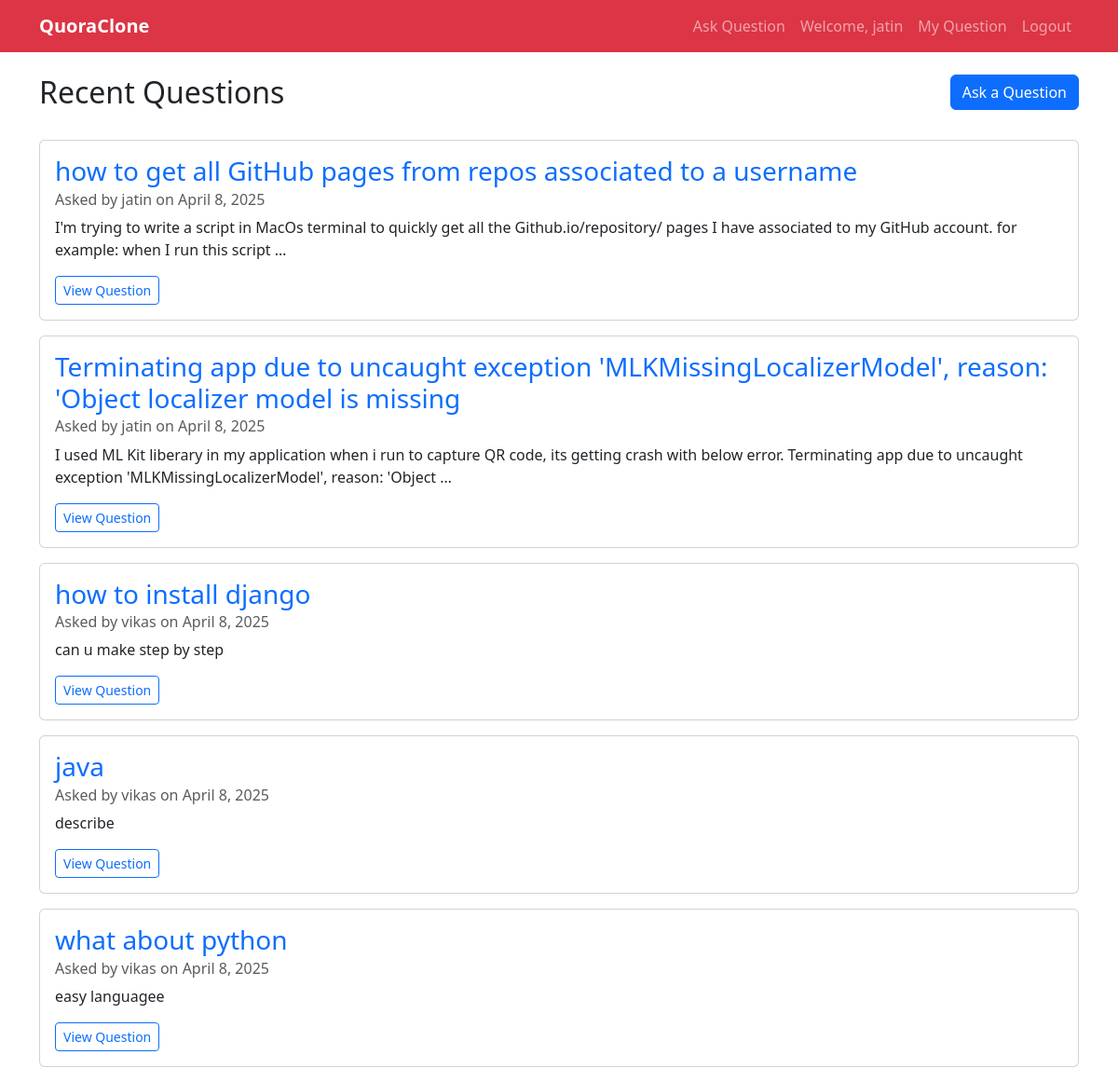
Screenshot of / (signed in) with the database file from the repository.
### qa_app/models.py (models this page shows, shortened)
class Question(models.Model):
    title = models.CharField(max_length=200)
    content = models.TextField()
    author = models.ForeignKey(User, on_delete=models.CASCADE, related_name='questions')
    created_at = models.DateTimeField(auto_now_add=True)
    updated_at = models.DateTimeField(auto_now=True)

### qa_app/views.py (the view)
# urls.py: 2. Add a URL to urlpatterns:  path('', views.home, name='home')
@login_required
def home(request):
    questions = Question.objects.all().order_by('-created_at')
    return render(request, 'qa_app/home.html', {'questions': questions})

### templates/qa_app/home.html (shortened to what this page needs)
{% extends 'base.html' %}
{% block content %}
    <div class="row mb-4">
        <div class="col-md-8">
            <h2>Recent Questions</h2>
        </div>
        <div class="col-md-4 text-end">
            {% if user.is_authenticated %}
                <a href="{% url 'ask_question' %}" class="btn btn-primary">Ask a Question</a>
            {% endif %}
        </div>
    </div>
    <div class="question-list">
        {% if questions %}
            {% for question in questions %}
                <div class="card mb-3">
                    <div class="card-body">
                        <h3 class="card-title"><a href="{% url 'question_detail' question.pk %}" class="text-decoration-none">{{ question.title }}</a></h3>
                        <h6 class="card-subtitle mb-2 text-muted">Asked by {{ question.author.username }} on {{ question.created_at|date:"F j, Y" }}</h6>
                        <p class="card-text">{{ question.content|truncatewords:30 }}</p>
                        <a href="{% url 'question_detail' question.pk %}" class="btn btn-sm btn-outline-primary">View Question</a>
                    </div>
                </div>
            {% endfor %}
        {% else %}
            <div class="alert alert-info">
                No questions have been asked yet.
            </div>
        {% endif %}
    </div>
{% endblock %}

### templates/base.html (shortened to what this page needs)
<!DOCTYPE html>
<html lang="en">
<head>
    <link rel="stylesheet" href="https://cdnjs.cloudflare.com/ajax/libs/highlight.js/11.8.0/styles/github.min.css">
    <link href="https://cdn.jsdelivr.net/npm/bootstrap@5.3.0-alpha1/dist/css/bootstrap.min.css" rel="stylesheet">
</head>
<body>
    <nav class="navbar navbar-expand-lg navbar-dark bg-danger mb-4">
        <div class="container">
            <a class="navbar-brand" href="{% url 'home' %}">QuoraClone</a>
            <div class="collapse navbar-collapse" id="navbarNav">
                <ul class="navbar-nav ms-auto">
                    {% if user.is_authenticated %}
                        <li class="nav-item">
                            <a class="nav-link" href="{% url 'ask_question' %}">Ask Question</a>
                        </li>
                        <li class="nav-item">
                            <span class="nav-link">Welcome, {{ user.username }}</span>
                        </li>
                        <li class="nav-item">
                            <a class="nav-link" href="{% url 'my_questions' %}">My Question</a>
                        </li>
                        <li class="nav-item">
                            <a class="nav-link" href="{% url 'logout' %}">Logout</a>
                        </li>
                    {% endif %}
                </ul>
            </div>
        </div>
    </nav>
    <div class="container">
        {% block content %}{% endblock %}
    </div>
</body>
</html>

### templates/base.html (style rules this page uses)
.navbar-brand { font-weight: bold; }

### rows the page displays
Question: title "how to get all GitHub pages from repos associated to a username", author.username "jatin", created_at "April 8, 2025", content "I'm trying to write a script in MacOs terminal to quickly get all the Github.io/repository/ pages I have associated to my GitHub account. for example: when I run this script …"
Question: title "Terminating app due to uncaught exception 'MLKMissingLocalizerModel', reason: 'Object localizer model is missing", author.username "jatin", created_at "April 8, 2025", content "I used ML Kit liberary in my application when i run to capture QR code, its getting crash with below error. Terminating app due to uncaught exception 'MLKMissingLocalizerModel', reason: 'Object …"
Question: title "how to install django", author.username "vikas", created_at "April 8, 2025", content "can u make step by step"
Question: title "java", author.username "vikas", created_at "April 8, 2025", content "describe"
Question: title "what about python", author.username "vikas", created_at "April 8, 2025", content "easy languagee"

### other values shown
{{ user.username }} "jatin"
